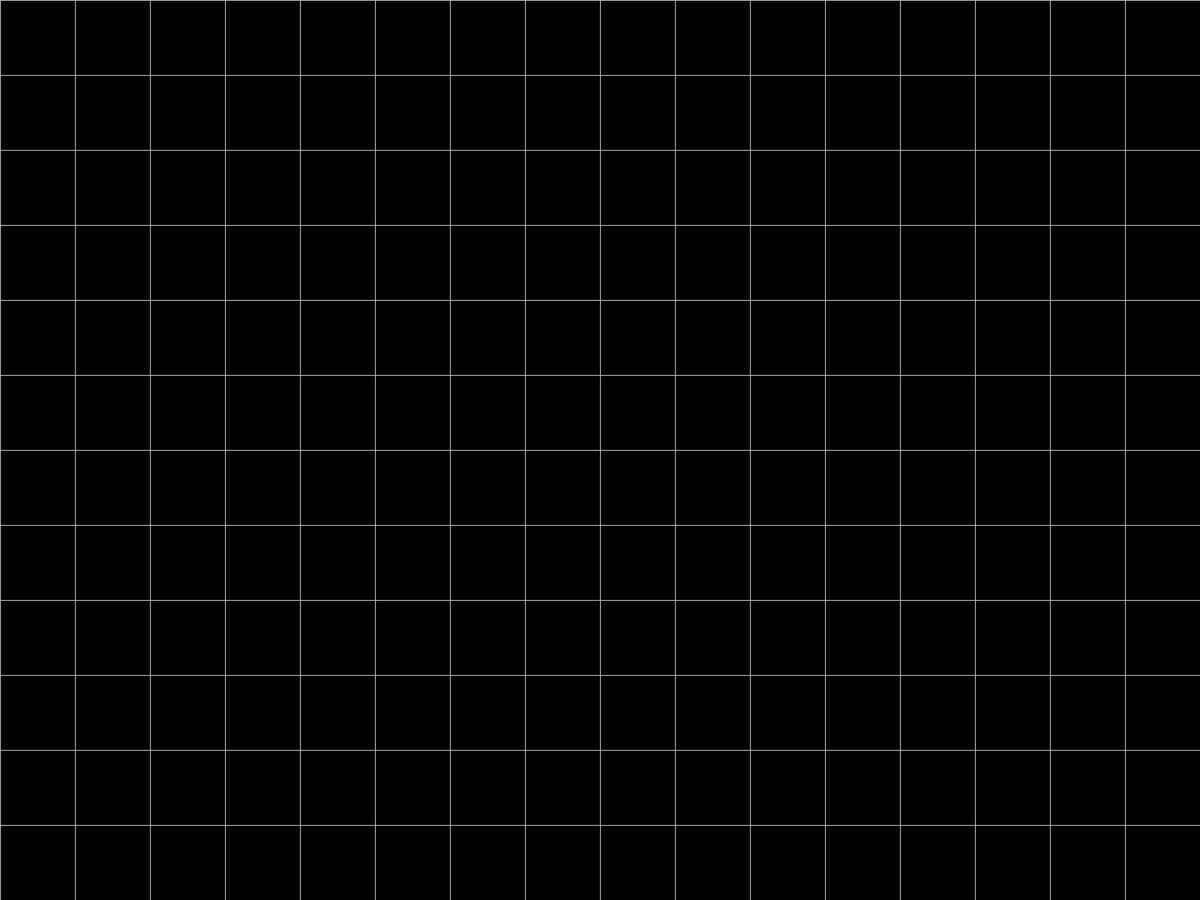
Frame 1 (no input)
Frame 60 (the mouse pressed at the canvas centre just before this capture): identical to frame 1, image omitted
Frame 120 (the mouse held since frame 60 and released just before this capture): identical to frame 1, image omitted

The Processing sketch that drew this single still picture (run headless with seeded random() and noise(); from frame 60 on, the mouse is pressed at the canvas centre):

// Processing sketch: Game_of_life_android
// ── Game_of_life_android.pde
/*
GAME OF LIFE CONWAY
 - Draw the shape by left clicking
 - Play/Pause with right mouse button
*/
int grid[][];
int resolution = 100;
boolean play = false;

void setup(){
  fullScreen();
  //size(600, 400);
  //println(width, height);
  stroke(200);  
  frameRate(10);
  
  grid = new int[width/resolution][height/resolution];
  
  //If you don't want to start randomly, comment the line below
  //randomInit();
}

void randomInit(){
  play = true;
  for(int i = 0; i < grid.length; i++){
    for(int j = 0; j < grid[i].length; j++){
      grid[i][j] = int(random(2));
    }
  }
}

int touchInit, touchEnd;

void touchStarted(){
  touchInit = millis();
}

void touchEnded(){
  touchEnd = millis();
  int i = int(mouseX / resolution), j = int(mouseY / resolution);
  if(i >= grid.length) i--;
  if(j >= grid[0].length) j--;
  //println(grid.length, grid[0].length);
  //println(int(mouseX / resolution), int(mouseY / resolution));
  ////println("Times: ", touchInit, touchEnd, touchEnd - touchInit);
  if(touchEnd - touchInit < 500) // Short press
    grid[i][j] = grid[i][j] == 0 ? 1 : 0;
  else
    play = !play;
}

void draw(){
  displayGrid();
  if(play)
    nextGeneration();
}

void displayGrid(){
  for(int i = 0; i < grid.length; i++){
    for(int j = 0; j < grid[i].length; j++){
      fill(grid[i][j] * (play ? 255 : 180));
      rect(resolution * i, resolution * j, resolution, resolution);
    }
  }
}

void nextGeneration(){ // Rules of the game
  int next[][] = grid;
  for(int i = 0; i < grid.length; i++){
    for(int j = 0; j < grid[i].length; j++){
      int n = nNeighbors(i, j);
      int x = grid[i][j];
      if(isAlive(x) && (n < 2 || n > 3))
        next[i][j] = 0;
      else if(isDead(x) && n == 3)
        next[i][j] = 1;
    }
  }
  grid = next;
}

int nNeighbors(int x, int y){
  int n = 0;
  for(int i = -1; i < 2; i++){
    for(int j = -1; j < 2; j++){
      if((i != 0 || j != 0) && isInBounds(x, i, y, j))
        n += grid[x + i][y + j];
    }
  }
 return n; 
}

boolean isInBounds(int x, int i, int y, int j){
  return x + i >= 0 && x + i < grid.length && y + j >= 0 && y + j < grid[x].length;
}

boolean isAlive(int x){
  return x == 1;
}

boolean isDead(int x){
  return x == 0;
}
